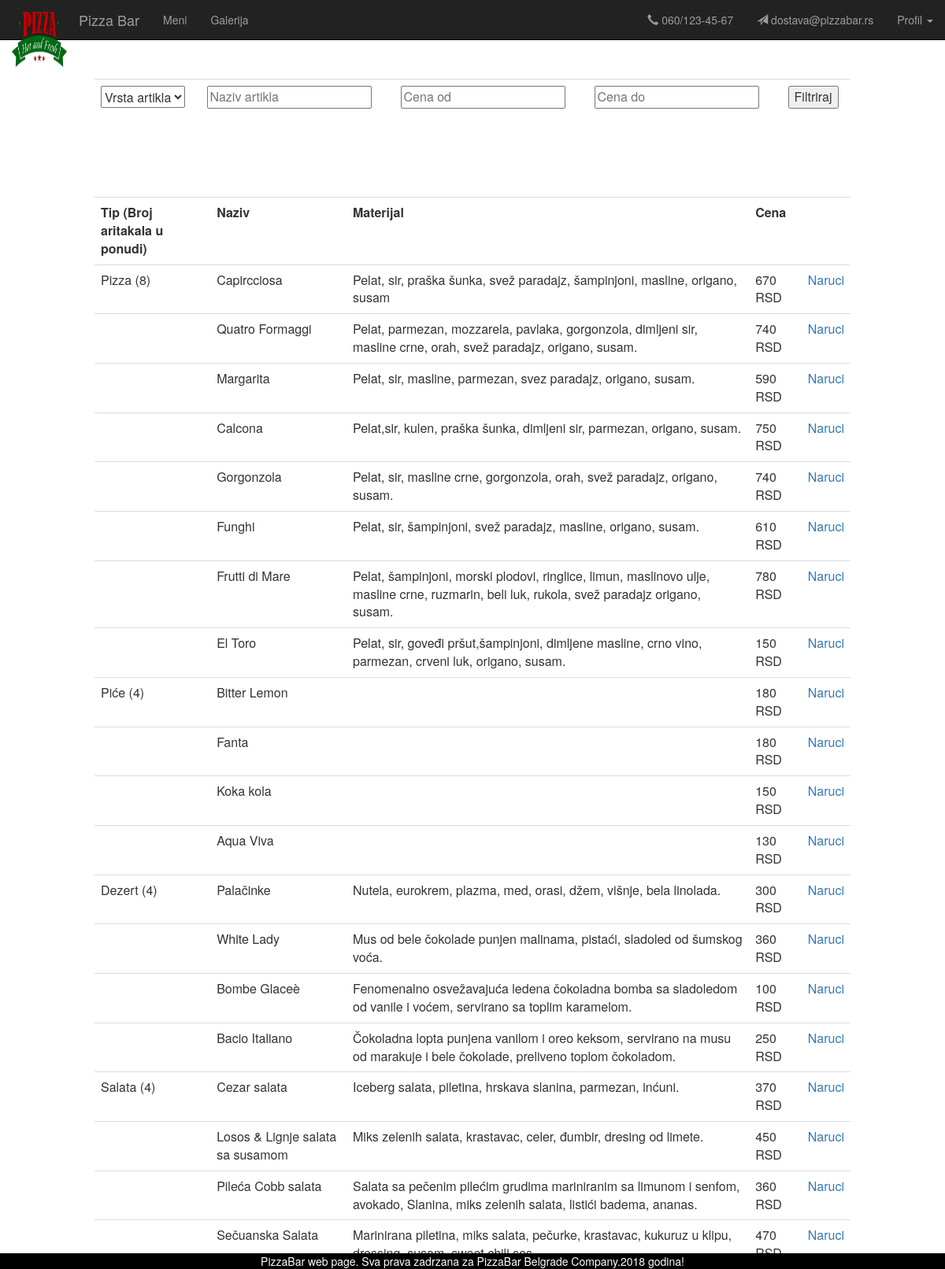
The page /meni.php (signed in) on the database its author committed.
### tables this page shows
CREATE TABLE `meni` (
  `meni_number` int(11) NOT NULL,
  `type_it` int(11) NOT NULL,
  `name` varchar(50) NOT NULL,
  `price` int(11) NOT NULL,
  `materials` varchar(250) NOT NULL
);

CREATE TABLE `types` (
  `type_id` int(11) NOT NULL,
  `name` varchar(75) NOT NULL
);

### meni.php (the view, shortened to what this page needs)
<html>
<head>
	<link rel="stylesheet" href="https://maxcdn.bootstrapcdn.com/bootstrap/3.3.7/css/bootstrap.min.css">
	<link rel="stylesheet" type="text/css" href="style.css">
</head>
<body>
	<?php
		include "main_header.php";
		include "main_footer.php";
		include "db_int.php";
		$showOriginalContent = true;
		include "filter.php";
	?>
	<div id="main-content">
			<?php
			if($showOriginalContent)
			{
				$upit = "SELECT number, m.name, t.name, m.materials, m.price, m.meni_number from meni m JOIN (SELECT COUNT(*) as number, m1.type_it from meni m1 GROUP by m1.type_it) as pom right JOIN types t on t.type_id = m.type_it where pom.type_it = m.type_it order by t.type_id";
				$rezultat = mysqli_query($link, $upit) or die("Greska pri upitu: " . mysqli_error($link));
				if ($rezultat->num_rows > 0)
				{
					$current =  mysqli_fetch_row($rezultat)[2];
					$first = true;
					$rezultat = mysqli_query($link, $upit) or die("Greska pri upitu: " . mysqli_error($link));
					echo '<div class="left-side" id="main-table" style="text-align: center";>
					<table class="table" style="width: 100%;">
					<tr>
						<th>Tip (Broj aritakala u ponudi)</th>
						<th>Naziv</th>
						<th>Materijal</th>
						<th>Cena</th>
						<th></th>';
					echo '</tr>';
					while(($red = mysqli_fetch_row($rezultat)) != NULL)
					{
						if($red[2] != $current || $first)
						{
							echo "<tr>";
							echo "<td>$red[2] ($red[0])</td>";
							echo "<td>$red[1]</td>";
							echo "<td>$red[3]</td>";
							echo "<td>$red[4] RSD</td>";
							echo "<td><a href='dodaj_item.php?item_id=$red[5]'>Naruci</a></td>";
							echo "</tr>";
							$current = $red[2];
						}
						else
						{
							echo "<tr>";
							echo "<td></td>";
							echo "<td>$red[1]</td>";
							echo "<td>$red[3]</td>";
							echo "<td>$red[4] RSD</td>";
							echo "<td><a href='dodaj_item.php?item_id=$red[5]'>Naruci</a></td>";
							echo "</tr>";
						}
						$first = false;
					}
				}
				else
				{
					echo "Trenutno nema ni jednog aritakla u baru";
				}
			}
			?>
			</table>
		</div>
	</div>
</body>
</html>

### style.css (style rules this page uses)
.left-side { width: 80%; margin-left: 10%; margin-right: 10%; margin-bottom: 50px; height: 100px; text-align: justify; display: inline-block; }

### rows shown on the page
meni: types.name "Pizza", red "8", name "Capircciosa", materials "Pelat, sir, praška šunka, svež paradajz, šampinjoni, masline, origano, susam", price "670"
meni: name "Quatro Formaggi", materials "Pelat, parmezan, mozzarela, pavlaka, gorgonzola, dimljeni sir, masline crne, orah, svež paradajz, origano, susam.", price "740"
meni: name "Margarita", materials "Pelat, sir, masline, parmezan, svez paradajz, origano, susam.", price "590"
meni: name "Calcona", materials "Pelat,sir, kulen, praška šunka, dimljeni sir, parmezan, origano, susam.", price "750"
meni: name "Gorgonzola", materials "Pelat, sir, masline crne, gorgonzola, orah, svež paradajz, origano, susam.", price "740"
meni: name "Funghi", materials "Pelat, sir, šampinjoni, svež paradajz, masline, origano, susam.", price "610"
meni: name "Frutti di Mare", materials "Pelat, šampinjoni, morski plodovi, ringlice, limun, maslinovo ulje, masline crne, ruzmarin, beli luk, rukola, svež paradajz origano, susam.", price "780"
meni: name "El Toro", materials "Pelat, sir, goveđi pršut,šampinjoni, dimljene masline, crno vino, parmezan, crveni luk, origano, susam.", price "150"
meni: types.name "Piće", red "4", name "Bitter Lemon", price "180"
meni: name "Fanta", price "180"
meni: name "Koka kola", price "150"
meni: name "Aqua Viva", price "130"
meni: types.name "Dezert", red "4", name "Palačinke", materials "Nutela, eurokrem, plazma, med, orasi, džem, višnje, bela linolada.", price "300"
meni: name "White Lady", materials "Mus od bele čokolade punjen malinama, pistaći, sladoled od šumskog voća.", price "360"
meni: name "Bombe Glaceè", materials "Fenomenalno osvežavajuća ledena čokoladna bomba sa sladoledom od vanile i voćem, servirano sa toplim karamelom.", price "100"
meni: name "Bacio Italiano", materials "Čokoladna lopta punjena vanilom i oreo keksom, servirano na musu od marakuje i bele čokolade, preliveno toplom čokoladom.", price "250"
meni: types.name "Salata", red "4", name "Cezar salata", materials "Iceberg salata, piletina, hrskava slanina, parmezan, inćuni.", price "370"
meni: name "Losos & Lignje salata sa susamom", materials "Miks zelenih salata, krastavac, celer, đumbir, dresing od limete.", price "450"
meni: name "Pileća Cobb salata", materials "Salata sa pečenim pilećim grudima mariniranim sa limunom i senfom, avokado, Slanina, miks zelenih salata, listići badema, ananas.", price "360"
meni: name "Sečuanska Salata", materials "Marinirana piletina, miks salata, pečurke, krastavac, kukuruz u klipu,…", price "470"
